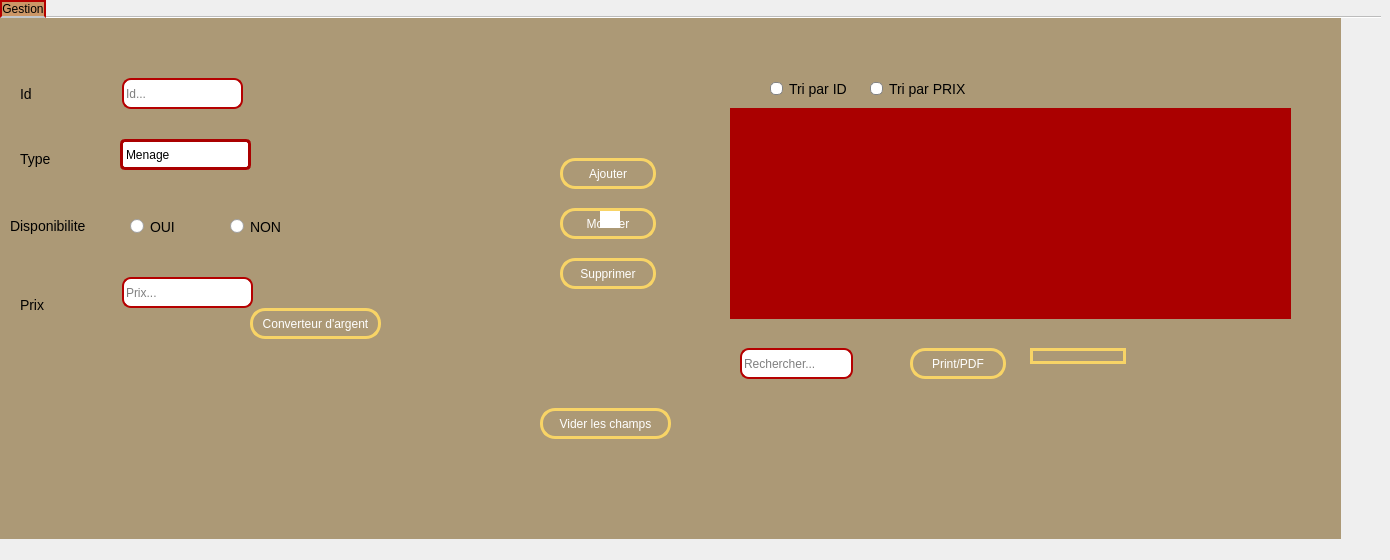
    <widget class="QWidget" name="tab_5">
     <attribute name="title">
      <string>Gestion des SERVICES CHAMBRES</string>
     </attribute>
     <widget class="QTabWidget" name="tabWidget_3">
      <property name="geometry">
       <rect>
        <x>0</x>
        <y>0</y>
        <width>1381</width>
        <height>551</height>
       </rect>
      </property>
      <property name="styleSheet">
       <string notr="true">border-image: url(C:/Users/hp/Desktop/to work on/MALEK/malek/affiche.png);
QTabWidget::pane { /* The tab widget frame */
    border-top: 2px solid #C2C7CB;
    position: absolute;
    top: -0.5em;
}

QTabWidget::tab-bar {
    alignment: left;
}

QTabBar::tab:selected, QTabBar::tab:hover {
    background: qlineargradient(x1: 0, y1: 0, x2: 0, y2: 1,
                                stop: 0 #fafafa, stop: 0.4 #f4f4f4,
                                stop: 0.5 #e7e7e7, stop: 1.0 #fafafa);
border: 2px solid red;
}

QTabBar::tab:selected {
    border-color: #b50000;
    border-bottom-color: #C2C7CB; /* same as pane color */
background: #CC9767;
}</string>
      </property>
      <property name="currentIndex">
       <number>0</number>
      </property>
      <property name="documentMode">
       <bool>true</bool>
      </property>
      <property name="tabsClosable">
       <bool>false</bool>
      </property>
      <property name="movable">
       <bool>false</bool>
      </property>
      <property name="tabBarAutoHide">
       <bool>false</bool>
      </property>
      <widget class="QWidget" name="tab_6">
       <attribute name="title">
        <string>Gestion</string>
       </attribute>
       <widget class="QLabel" name="label_5">
        <property name="geometry">
         <rect>
          <x>20</x>
          <y>60</y>
          <width>61</width>
          <height>31</height>
         </rect>
        </property>
        <property name="styleSheet">
         <string notr="true">*
{
font:  4px &quot;Yu Gothic UI Semibold&quot;;
font-size:14px;

}</string>
        </property>
        <property name="text">
         <string>Id</string>
        </property>
       </widget>
       <widget class="QLineEdit" name="lineEdit_id_3">
        <property name="geometry">
         <rect>
          <x>122</x>
          <y>60</y>
          <width>121</width>
          <height>31</height>
         </rect>
        </property>
        <property name="styleSheet">
         <string notr="true">QLineEdit
{
border-radius:9px;
border: 2px solid #b50000;
background: qradialgradient(cx: 0.3, cy: -0.4,
fx: 0.0, fy: -0.0,
radius: 1.89, stop: 0 #ffffff, stop: 1 #999);
}</string>
        </property>
        <property name="placeholderText">
         <string>Id...</string>
        </property>
       </widget>
       <widget class="QLineEdit" name="lineEdit_type2">
        <property name="geometry">
         <rect>
          <x>140</x>
          <y>130</y>
          <width>101</width>
          <height>20</height>
         </rect>
        </property>
        <property name="styleSheet">
         <string notr="true">
QLineEdit{
background-color: transparent;
border-image: url(:off.png);
background: none;
border: none;
background-repeat: none;
}</string>
        </property>
       </widget>
       <widget class="QLabel" name="label_6">
        <property name="geometry">
         <rect>
          <x>20</x>
          <y>120</y>
          <width>71</width>
          <height>41</height>
         </rect>
        </property>
        <property name="styleSheet">
         <string notr="true">*
{
font:  4px &quot;Yu Gothic UI Semibold&quot;;
font-size:14px;

}</string>
        </property>
        <property name="text">
         <string>Type</string>
        </property>
       </widget>
       <widget class="QLabel" name="label_7">
        <property name="geometry">
         <rect>
          <x>10</x>
          <y>200</y>
          <width>91</width>
          <height>16</height>
         </rect>
        </property>
        <property name="styleSheet">
         <string notr="true">*
{
font:  4px &quot;Yu Gothic UI Semibold&quot;;
font-size:14px;

}</string>
        </property>
        <property name="text">
         <string>Disponibilite</string>
        </property>
       </widget>
       <widget class="QPushButton" name="pb_ajouter_2">
        <property name="geometry">
         <rect>
          <x>560</x>
          <y>140</y>
          <width>96</width>
          <height>31</height>
         </rect>
        </property>
        <property name="styleSheet">
         <string notr="true"> QPushButton {
color: #ffffff;
border: 3px solid #f8d466;
font: 8pt &quot;MS Reference Sans Serif&quot;;
border-radius: 15px;
padding: 5px;
background: qradialgradient(cx: 0.3, cy: -0.4,
fx: 0.3, fy: -0.4,
radius: 3, stop: 0 #aa3118, stop: 1 #550000);
min-width: 80px;
}

QPushButton:hover {
background: qradialgradient(cx: 0.3, cy: -0.4,
fx: 0.3, fy: -0.4,
radius: 3, stop: 0 #aa3118, stop: 1 #552a2a);
}

 QPushButton:pressed {
background: qradialgradient(cx: 0.4, cy: -0.1,
fx: 0.4, fy: -0.1,
radius: 3, stop: 0 #aa3118, stop: 1 #554040);
}</string>
        </property>
        <property name="text">
         <string>Ajouter</string>
        </property>
       </widget>
       <widget class="QLineEdit" name="lineEdit_prix_2">
        <property name="geometry">
         <rect>
          <x>122</x>
          <y>259</y>
          <width>131</width>
          <height>31</height>
         </rect>
        </property>
        <property name="styleSheet">
         <string notr="true">QLineEdit
{
border-radius:9px;
border: 2px solid #b50000;
background: qradialgradient(cx: 0.3, cy: -0.4,
fx: 0.0, fy: -0.0,
radius: 1.89, stop: 0 #ffffff, stop: 1 #999);
}</string>
        </property>
        <property name="placeholderText">
         <string>Prix...</string>
        </property>
       </widget>
       <widget class="QLabel" name="label_10">
        <property name="geometry">
         <rect>
          <x>20</x>
          <y>280</y>
          <width>47</width>
          <height>13</height>
         </rect>
        </property>
        <property name="styleSheet">
         <string notr="true">*
{
font:  4px &quot;Yu Gothic UI Semibold&quot;;
font-size:14px;

}</string>
        </property>
        <property name="text">
         <string>Prix</string>
        </property>
       </widget>
       <widget class="QPushButton" name="pb_modifier_4">
        <property name="geometry">
         <rect>
          <x>560</x>
          <y>190</y>
          <width>96</width>
          <height>31</height>
         </rect>
        </property>
        <property name="styleSheet">
         <string notr="true"> QPushButton {
color: #ffffff;
border: 3px solid #f8d466;
font: 8pt &quot;MS Reference Sans Serif&quot;;
border-radius: 15px;
padding: 5px;
background: qradialgradient(cx: 0.3, cy: -0.4,
fx: 0.3, fy: -0.4,
radius: 3, stop: 0 #aa3118, stop: 1 #550000);
min-width: 80px;
}

QPushButton:hover {
background: qradialgradient(cx: 0.3, cy: -0.4,
fx: 0.3, fy: -0.4,
radius: 3, stop: 0 #aa3118, stop: 1 #552a2a);
}

 QPushButton:pressed {
background: qradialgradient(cx: 0.4, cy: -0.1,
fx: 0.4, fy: -0.1,
radius: 3, stop: 0 #aa3118, stop: 1 #554040);
}</string>
        </property>
        <property name="text">
         <string>Modifier</string>
        </property>
       </widget>
       <widget class="QPushButton" name="pb_supprimer_2">
        <property name="geometry">
         <rect>
          <x>560</x>
          <y>240</y>
          <width>96</width>
          <height>31</height>
         </rect>
        </property>
        <property name="styleSheet">
         <string notr="true"> QPushButton {
color: #ffffff;
border: 3px solid #f8d466;
font: 8pt &quot;MS Reference Sans Serif&quot;;
border-radius: 15px;
padding: 5px;
background: qradialgradient(cx: 0.3, cy: -0.4,
fx: 0.3, fy: -0.4,
radius: 3, stop: 0 #aa3118, stop: 1 #550000);
min-width: 80px;
}

QPushButton:hover {
background: qradialgradient(cx: 0.3, cy: -0.4,
fx: 0.3, fy: -0.4,
radius: 3, stop: 0 #aa3118, stop: 1 #552a2a);
}

 QPushButton:pressed {
background: qradialgradient(cx: 0.4, cy: -0.1,
fx: 0.4, fy: -0.1,
radius: 3, stop: 0 #aa3118, stop: 1 #554040);
}</string>
        </property>
        <property name="text">
         <string>Supprimer</string>
        </property>
       </widget>
       <widget class="QRadioButton" name="radioMale_2">
        <property name="geometry">
         <rect>
          <x>130</x>
          <y>200</y>
          <width>82</width>
          <height>17</height>
         </rect>
        </property>
        <property name="styleSheet">
         <string notr="true">*
{
font:  4px &quot;Yu Gothic UI Semibold&quot;;
font-size:14px;

}</string>
        </property>
        <property name="text">
         <string>OUI</string>
        </property>
       </widget>
       <widget class="QRadioButton" name="radioFemelle_2">
        <property name="geometry">
         <rect>
          <x>230</x>
          <y>200</y>
          <width>82</width>
          <height>17</height>
         </rect>
        </property>
        <property name="styleSheet">
         <string notr="true">*
{
font:  4px &quot;Yu Gothic UI Semibold&quot;;
font-size:14px;

}</string>
        </property>
        <property name="text">
         <string>NON</string>
        </property>
       </widget>
       <widget class="QLineEdit" name="lineEdit_dispo">
        <property name="geometry">
         <rect>
          <x>600</x>
          <y>190</y>
          <width>20</width>
          <height>20</height>
         </rect>
        </property>
        <property name="styleSheet">
         <string notr="true">QLineEdit{
background-color: transparent;
border-image: url(:off.png);
background: none;
border: none;
background-repeat: none;
}</string>
        </property>
       </widget>
       <widget class="QPushButton" name="pushButton_7">
        <property name="geometry">
         <rect>
          <x>540</x>
          <y>390</y>
          <width>131</width>
          <height>31</height>
         </rect>
        </property>
        <property name="styleSheet">
         <string notr="true"> QPushButton {
color: #ffffff;
border: 3px solid #f8d466;
font: 8pt &quot;MS Reference Sans Serif&quot;;
border-radius: 15px;
padding: 5px;
background: qradialgradient(cx: 0.3, cy: -0.4,
fx: 0.3, fy: -0.4,
radius: 3, stop: 0 #aa3118, stop: 1 #550000);
min-width: 80px;
}

QPushButton:hover {
background: qradialgradient(cx: 0.3, cy: -0.4,
fx: 0.3, fy: -0.4,
radius: 3, stop: 0 #aa3118, stop: 1 #552a2a);
}

 QPushButton:pressed {
background: qradialgradient(cx: 0.4, cy: -0.1,
fx: 0.4, fy: -0.1,
radius: 3, stop: 0 #aa3118, stop: 1 #554040);
}</string>
        </property>
        <property name="text">
         <string>Vider les champs</string>
        </property>
       </widget>
       <widget class="QPushButton" name="pushButton_10">
        <property name="geometry">
         <rect>
          <x>1050</x>
          <y>40</y>
          <width>75</width>
          <height>23</height>
         </rect>
        </property>
        <property name="styleSheet">
         <string notr="true">QPushButton{
background-color: transparent;
border-image: url(:off.png);
background: none;
border: none;
background-repeat: none;
}
</string>
        </property>
        <property name="text">
         <string/>
        </property>
       </widget>
       <widget class="QPushButton" name="pushButton_8">
        <property name="geometry">
         <rect>
          <x>910</x>
          <y>330</y>
          <width>96</width>
          <height>31</height>
         </rect>
        </property>
        <property name="styleSheet">
         <string notr="true"> QPushButton {
color: #ffffff;
border: 3px solid #f8d466;
font: 8pt &quot;MS Reference Sans Serif&quot;;
border-radius: 15px;
padding: 5px;
background: qradialgradient(cx: 0.3, cy: -0.4,
fx: 0.3, fy: -0.4,
radius: 3, stop: 0 #aa3118, stop: 1 #550000);
min-width: 80px;
}

QPushButton:hover {
background: qradialgradient(cx: 0.3, cy: -0.4,
fx: 0.3, fy: -0.4,
radius: 3, stop: 0 #aa3118, stop: 1 #552a2a);
}

 QPushButton:pressed {
background: qradialgradient(cx: 0.4, cy: -0.1,
fx: 0.4, fy: -0.1,
radius: 3, stop: 0 #aa3118, stop: 1 #554040);
}</string>
        </property>
        <property name="text">
         <string>Print/PDF</string>
        </property>
       </widget>
       <widget class="QTableView" name="tabservicech">
        <property name="geometry">
         <rect>
          <x>730</x>
          <y>90</y>
          <width>561</width>
          <height>211</height>
         </rect>
        </property>
        <property name="styleSheet">
         <string notr="true">QWidget {
    background-color: #aa0000;
    color: #fffff8;
}
QTableView{border: 6px solid #aa0000; /*other code about padding background stc*/ ;}
QHeaderView::section {
    background-color: #aaaa7f;
    padding: 4px;
    border: 1px solid #fffff8;
    font-size: 8pt;
}

QTableWidget {
    gridline-color: #ff4842;
    font-size: 9pt;
}

QTableWidget QTableCornerButton::section {
    background-color: #ff4842;
    border: 1px solid #fffff8;
}</string>
        </property>
       </widget>
       <widget class="QLabel" name="label_13">
        <property name="geometry">
         <rect>
          <x>-130</x>
          <y>-80</y>
          <width>1471</width>
          <height>601</height>
         </rect>
        </property>
        <property name="styleSheet">
         <string notr="true">*
{
background:#ac9976;
}</string>
        </property>
        <property name="text">
         <string/>
        </property>
       </widget>
       <widget class="QComboBox" name="comboBox_4">
        <property name="geometry">
         <rect>
          <x>120</x>
          <y>121</y>
          <width>131</width>
          <height>31</height>
         </rect>
        </property>
        <property name="styleSheet">
         <string notr="true">QComboBox {
	border: 3px solid #aa0000;
	border-radius: 5px;
	background:qradialgradient(cx: 0.3, cy: -0.4,
fx: 0.0, fy: -0.0,
radius: 1.89, stop: 0 #ffffff, stop: 1 #999);
	padding: 1px 23px 1px 3px;
	min-width: 6em;
	color: #000000 bold;
}
QComboBox::drop-down {
	subcontrol-origin: padding;
	subcontrol-position: top right;
	width: 20px;
 
	border-top-right-radius: 3px;
	border-bottom-right-radius: 3px;
}
QComboBox::down-arrow {
    	color: #aa0000;
}
 
QComboBox QAbstractView{
	background-color: #aa0000;
	color: #aa0000;
 
	selection-background-color: #999999;
	selection-color: #4f4f4f;
}

</string>
        </property>
        <item>
         <property name="text">
          <string>Menage</string>
         </property>
        </item>
        <item>
         <property name="text">
          <string>Pressing</string>
         </property>
        </item>
        <item>
         <property name="text">
          <string>Dejeuner</string>
         </property>
        </item>
        <item>
         <property name="text">
          <string>Information</string>
         </property>
        </item>
       </widget>
       <widget class="QPushButton" name="pushButton_9">
        <property name="geometry">
         <rect>
          <x>1030</x>
          <y>330</y>
          <width>96</width>
          <height>16</height>
         </rect>
        </property>
        <property name="styleSheet">
         <string notr="true"> QPushButton {
color: #ffffff;
border: 3px solid #f8d466;
font: 8pt &quot;MS Reference Sans Serif&quot;;
border-radius: 15px;
padding: 5px;
background: qradialgradient(cx: 0.3, cy: -0.4,
fx: 0.3, fy: -0.4,
radius: 3, stop: 0 #aa3118, stop: 1 #550000);
min-width: 80px;
}

QPushButton:hover {
background: qradialgradient(cx: 0.3, cy: -0.4,
fx: 0.3, fy: -0.4,
radius: 3, stop: 0 #aa3118, stop: 1 #552a2a);
}

 QPushButton:pressed {
background: qradialgradient(cx: 0.4, cy: -0.1,
fx: 0.4, fy: -0.1,
radius: 3, stop: 0 #aa3118, stop: 1 #554040);
}</string>
        </property>
        <property name="text">
         <string>Open PDF file</string>
        </property>
       </widget>
       <widget class="QPushButton" name="pushButton_3">
        <property name="geometry">
         <rect>
          <x>1060</x>
          <y>10</y>
          <width>75</width>
          <height>23</height>
         </rect>
        </property>
        <property name="styleSheet">
         <string notr="true">QPushButton{
background-color: transparent;
border-image: url(:off.png);
background: none;
border: none;
background-repeat: none;
}
</string>
        </property>
        <property name="text">
         <string/>
        </property>
       </widget>
       <widget class="QRadioButton" name="radioButton_3">
        <property name="geometry">
         <rect>
          <x>770</x>
          <y>50</y>
          <width>91</width>
          <height>41</height>
         </rect>
        </property>
        <property name="styleSheet">
         <string notr="true">*
{
font:  4px &quot;Yu Gothic UI Semibold&quot;;
font-size:14px;

}



QRadioButton::indicator {
width: 11px;
height: 11px;
border-radius: 5px;
}

QRadioButton::indicator::unchecked{ 
border: 1px solid; 
border-color: rgb(132,132,132);
border-radius: 5px;
background-color: white; 
width: 11px; 
height: 11px; 
}

QRadioButton::indicator::checked{ 
border: 3px solid; 
border-color: white;
border-radius: 6px;
background-color: rgb(0,116,188); 
width: 7px; 
height: 7px; 
}</string>
        </property>
        <property name="text">
         <string>Tri par ID</string>
        </property>
       </widget>
       <widget class="QRadioButton" name="radioButton_4">
        <property name="geometry">
         <rect>
          <x>870</x>
          <y>60</y>
          <width>101</width>
          <height>21</height>
         </rect>
        </property>
        <property name="styleSheet">
         <string notr="true">*
{
font:  4px &quot;Yu Gothic UI Semibold&quot;;
font-size:14px;

}



QRadioButton::indicator {
width: 11px;
height: 11px;
border-radius: 5px;
}

QRadioButton::indicator::unchecked{ 
border: 1px solid; 
border-color: rgb(132,132,132);
border-radius: 5px;
background-color: white; 
width: 11px; 
height: 11px; 
}

QRadioButton::indicator::checked{ 
border: 3px solid; 
border-color: white;
border-radius: 6px;
background-color: rgb(0,116,188); 
width: 7px; 
height: 7px; 
}</string>
        </property>
        <property name="text">
         <string>Tri par PRIX</string>
        </property>
       </widget>
       <widget class="QLineEdit" name="lineEdit_5">
        <property name="geometry">
         <rect>
          <x>740</x>
          <y>330</y>
          <width>113</width>
          <height>31</height>
         </rect>
        </property>
        <property name="styleSheet">
         <string notr="true">QLineEdit
{
border-radius:9px;
border: 2px solid #b50000;
background: qradialgradient(cx: 0.3, cy: -0.4,
fx: 0.0, fy: -0.0,
radius: 1.89, stop: 0 #ffffff, stop: 1 #999);
}</string>
        </property>
        <property name="placeholderText">
         <string>Rechercher...</string>
        </property>
       </widget>
       <widget class="QPushButton" name="pushButton_convert">
        <property name="geometry">
         <rect>
          <x>250</x>
          <y>290</y>
          <width>131</width>
          <height>31</height>
         </rect>
        </property>
        <property name="styleSheet">
         <string notr="true"> QPushButton {
color: #ffffff;
border: 3px solid #f8d466;
font: 8pt &quot;MS Reference Sans Serif&quot;;
border-radius: 15px;
padding: 5px;
background: qradialgradient(cx: 0.3, cy: -0.4,
fx: 0.3, fy: -0.4,
radius: 3, stop: 0 #aa3118, stop: 1 #550000);
min-width: 80px;
}

QPushButton:hover {
background: qradialgradient(cx: 0.3, cy: -0.4,
fx: 0.3, fy: -0.4,
radius: 3, stop: 0 #aa3118, stop: 1 #552a2a);
}

 QPushButton:pressed {
background: qradialgradient(cx: 0.4, cy: -0.1,
fx: 0.4, fy: -0.1,
radius: 3, stop: 0 #aa3118, stop: 1 #554040);
}</string>
        </property>
        <property name="text">
         <string>Converteur d'argent</string>
        </property>
       </widget>
       <zorder>label_13</zorder>
       <zorder>lineEdit_dispo</zorder>
       <zorder>label_5</zorder>
       <zorder>lineEdit_id_3</zorder>
       <zorder>lineEdit_type2</zorder>
       <zorder>label_6</zorder>
       <zorder>label_7</zorder>
       <zorder>pb_ajouter_2</zorder>
       <zorder>lineEdit_prix_2</zorder>
       <zorder>label_10</zorder>
       <zorder>pb_modifier_4</zorder>
       <zorder>pb_supprimer_2</zorder>
       <zorder>radioMale_2</zorder>
       <zorder>radioFemelle_2</zorder>
       <zorder>pushButton_7</zorder>
       <zorder>pushButton_10</zorder>
       <zorder>pushButton_8</zorder>
       <zorder>tabservicech</zorder>
       <zorder>comboBox_4</zorder>
       <zorder>pushButton_9</zorder>
       <zorder>pushButton_3</zorder>
       <zorder>radioButton_3</zorder>
       <zorder>radioButton_4</zorder>
       <zorder>lineEdit_5</zorder>
       <zorder>pushButton_convert</zorder>
      </widget>
     </widget>
    </widget>
